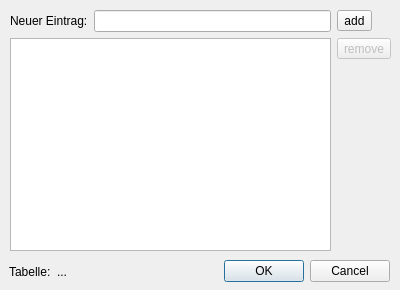
<?xml version="1.0" encoding="UTF-8"?>
<ui version="4.0">
 <class>apisDbEntryDialog</class>
 <widget class="QDialog" name="apisDbEntryDialog">
  <property name="geometry">
   <rect>
    <x>0</x>
    <y>0</y>
    <width>400</width>
    <height>290</height>
   </rect>
  </property>
  <property name="windowTitle">
   <string>Datenbank Einträge Bearbeiten</string>
  </property>
  <widget class="QWidget" name="gridLayoutWidget">
   <property name="geometry">
    <rect>
     <x>10</x>
     <y>10</y>
     <width>381</width>
     <height>241</height>
    </rect>
   </property>
   <layout class="QGridLayout" name="gridLayout">
    <item row="0" column="0">
     <widget class="QLabel" name="uiNewEntryLbl">
      <property name="text">
       <string>Neuer Eintrag:</string>
      </property>
     </widget>
    </item>
    <item row="0" column="2">
     <widget class="QToolButton" name="uiAddEntryTBtn">
      <property name="text">
       <string>add</string>
      </property>
      <property name="icon">
       <iconset resource="resource.qrc">
        <normaloff>:/plugins/APIS/icons/add.png</normaloff>:/plugins/APIS/icons/add.png</iconset>
      </property>
     </widget>
    </item>
    <item row="0" column="1">
     <widget class="QLineEdit" name="uiNewEntryEdit"/>
    </item>
    <item row="1" column="2">
     <widget class="QToolButton" name="uiRemoveEntryTBtn">
      <property name="enabled">
       <bool>false</bool>
      </property>
      <property name="text">
       <string>remove</string>
      </property>
      <property name="icon">
       <iconset resource="resource.qrc">
        <normaloff>:/plugins/APIS/icons/remove.png</normaloff>:/plugins/APIS/icons/remove.png</iconset>
      </property>
     </widget>
    </item>
    <item row="1" column="0" rowspan="2" colspan="2">
     <widget class="QTableView" name="uiDbEntriesTableV"/>
    </item>
   </layout>
  </widget>
  <widget class="QWidget" name="horizontalLayoutWidget">
   <property name="geometry">
    <rect>
     <x>9</x>
     <y>259</y>
     <width>381</width>
     <height>25</height>
    </rect>
   </property>
   <layout class="QHBoxLayout" name="horizontalLayout">
    <item>
     <widget class="QLabel" name="label">
      <property name="text">
       <string>Tabelle:</string>
      </property>
     </widget>
    </item>
    <item>
     <widget class="QLabel" name="label_2">
      <property name="text">
       <string>...</string>
      </property>
     </widget>
    </item>
    <item>
     <spacer name="horizontalSpacer">
      <property name="orientation">
       <enum>Qt::Horizontal</enum>
      </property>
      <property name="sizeHint" stdset="0">
       <size>
        <width>40</width>
        <height>20</height>
       </size>
      </property>
     </spacer>
    </item>
    <item>
     <widget class="QDialogButtonBox" name="uiButtonBox">
      <property name="orientation">
       <enum>Qt::Horizontal</enum>
      </property>
      <property name="standardButtons">
       <set>QDialogButtonBox::Cancel|QDialogButtonBox::Ok</set>
      </property>
     </widget>
    </item>
   </layout>
  </widget>
 </widget>
 <resources>
  <include location="resource.qrc"/>
 </resources>
 <connections>
  <connection>
   <sender>uiButtonBox</sender>
   <signal>accepted()</signal>
   <receiver>apisDbEntryDialog</receiver>
   <slot>accept()</slot>
   <hints>
    <hint type="sourcelabel">
     <x>248</x>
     <y>254</y>
    </hint>
    <hint type="destinationlabel">
     <x>157</x>
     <y>274</y>
    </hint>
   </hints>
  </connection>
  <connection>
   <sender>uiButtonBox</sender>
   <signal>rejected()</signal>
   <receiver>apisDbEntryDialog</receiver>
   <slot>reject()</slot>
   <hints>
    <hint type="sourcelabel">
     <x>316</x>
     <y>260</y>
    </hint>
    <hint type="destinationlabel">
     <x>286</x>
     <y>274</y>
    </hint>
   </hints>
  </connection>
 </connections>
</ui>
